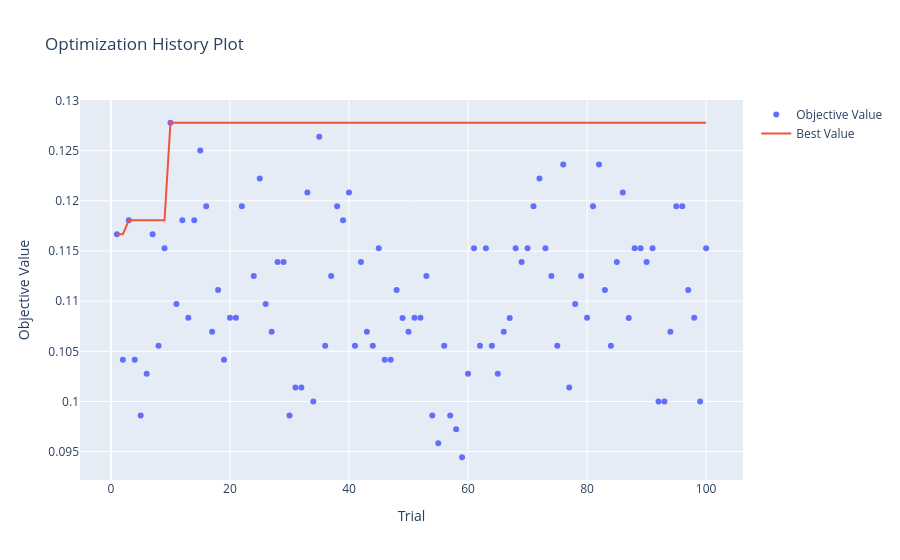

Notebook source saved alongside this figure:
### Code cell
# --- VISUALIZATIONS ---

# A. Performance across trials (Optimization History)
# This shows how validation accuracy improved over the course of the HPO
fig_history = vis.plot_optimization_history(study)
fig_history.show()
